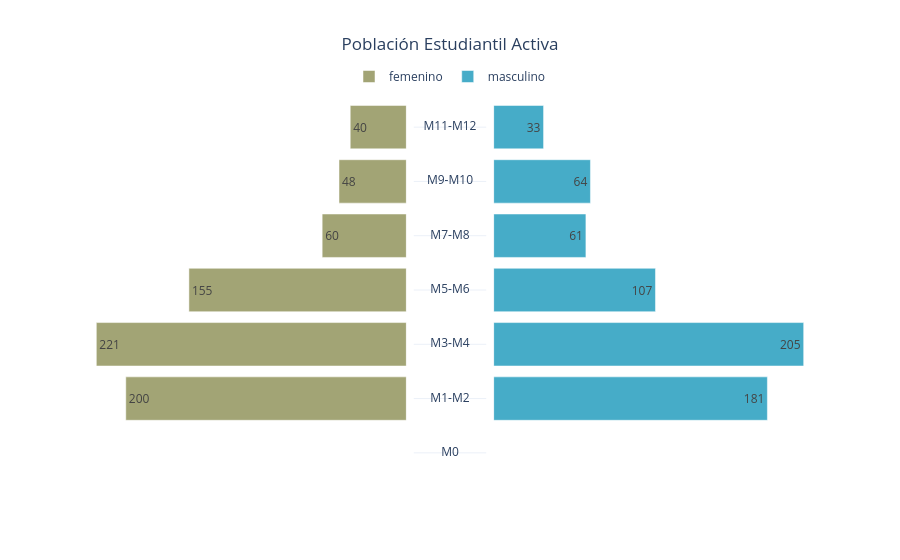

Source (notebook cell):
### Code cell
import plotly.graph_objects as go
from plotly.subplots import make_subplots

# 1. Prepare Data (same logic as before)
df = central_estados_calac_crt.copy()
def get_academic_group(month):
    if month == 0: return "M0"
    idx = (month - 1) // 2
    return f"M{2*idx+1}-M{2*idx+2}"

df['month_group'] = df['month'].apply(get_academic_group)
pyramid_df = df.groupby(['month_group', 'genero'])['ai'].sum().unstack().fillna(0)

all_possible_groups = ["M0", "M1-M2", "M3-M4", "M5-M6", "M7-M8", "M9-M10", "M11-M12"]
existing_order = [g for g in all_possible_groups if g in pyramid_df.index]
pyramid_df = pyramid_df.reindex(existing_order)

genders = pyramid_df.columns
colors = ["#A2A475", "#46ACC8"]

# 2. Create Subplots: [Left Bar, Center Text, Right Bar]
# Column widths: Left and Right get 45%, Center gets 10%
fig = make_subplots(rows=1, cols=3, 
                    shared_yaxes=True, 
                    column_widths=[0.45, 0.1, 0.45],
                    horizontal_spacing=0.01)

# Left Side (Gender 1)
fig.add_trace(go.Bar(
    y=pyramid_df.index,
    x=-pyramid_df[genders[0]],
    orientation='h',
    name=str(genders[0]),
    marker_color=colors[0],
    text=pyramid_df[genders[0]].astype(int),
    textposition='auto',
    hovertemplate=f"{genders[0]}: %{{text}}<extra></extra>"
), row=1, col=1)

# Right Side (Gender 2)
fig.add_trace(go.Bar(
    y=pyramid_df.index,
    x=pyramid_df[genders[1]],
    orientation='h',
    name=str(genders[1]),
    marker_color=colors[1],
    text=pyramid_df[genders[1]].astype(int),
    textposition='auto',
    hovertemplate=f"{genders[1]}: %{{text}}<extra></extra>"
), row=1, col=3)

# 3. Add Centered Labels (Middle Column)
fig.add_trace(go.Scatter(
    y=pyramid_df.index,
    x=[0] * len(pyramid_df),
    mode="text",
    text=pyramid_df.index,
    textposition="middle center",
    showlegend=False,
    hoverinfo='none'
), row=1, col=2)

# 4. Refine Layout
fig.update_layout(
    title_text="Población Estudiantil Activa",
    title_x=0.5,
    template='plotly_white',
    bargap=0.2,
    xaxis=dict(showticklabels=False, showgrid=False, zeroline=False), # Hide left grid
    xaxis2=dict(showticklabels=False, showgrid=False, zeroline=False), # Hide center grid
    xaxis3=dict(showticklabels=False, showgrid=False, zeroline=False), # Hide right grid
    yaxis=dict(showticklabels=False, showgrid=False, zeroline=False), # Hide Y labels (using center instead)
    legend=dict(orientation="h", y=1.1, x=0.5, xanchor="center")
)

fig.show()

### Figure 1 — Plotly figure (JSON) as saved in the notebook; plotly's stock layout.template omitted (floating-point values rounded to 4 significant figures)
{"data": [{"hovertemplate": "femenino: %{text}<extra></extra>", "marker": {"color": "#A2A475"}, "name": "femenino", "orientation": "h", "text": [0.0, 200.0, 221.0, 155.0, 60.0, 48.0, 40.0], "textposition": "auto", "type": "bar", "x": [0, -200, -221, -155, -60, -48, -40], "xaxis": "x", "y": ["M0", "M1-M2", "M3-M4", "M5-M6", "M7-M8", "M9-M10", "M11-M12"], "yaxis": "y"}, {"hovertemplate": "masculino: %{text}<extra></extra>", "marker": {"color": "#46ACC8"}, "name": "masculino", "orientation": "h", "text": [0.0, 181.0, 205.0, 107.0, 61.0, 64.0, 33.0], "textposition": "auto", "type": "bar", "x": [0, 181, 205, 107, 61, 64, 33], "xaxis": "x3", "y": ["M0", "M1-M2", "M3-M4", "M5-M6", "M7-M8", "M9-M10", "M11-M12"], "yaxis": "y3"}, {"hoverinfo": "none", "mode": "text", "showlegend": false, "text": ["M0", "M1-M2", "M3-M4", "M5-M6", "M7-M8", "M9-M10", "M11-M12"], "textposition": "middle center", "type": "scatter", "x": [0, 0, 0, 0, 0, 0, 0], "xaxis": "x2", "y": ["M0", "M1-M2", "M3-M4", "M5-M6", "M7-M8", "M9-M10", "M11-M12"], "yaxis": "y2"}], "layout": {"bargap": 0.2, "legend": {"orientation": "h", "x": 0.5, "xanchor": "center", "y": 1.1}, "title": {"text": "Población Estudiantil Activa", "x": 0.5}, "xaxis": {"anchor": "y", "domain": [0, 0.441], "showgrid": false, "showticklabels": false, "zeroline": false}, "xaxis2": {"anchor": "y2", "domain": [0.451, 0.549], "showgrid": false, "showticklabels": false, "zeroline": false}, "xaxis3": {"anchor": "y3", "domain": [0.559, 1], "showgrid": false, "showticklabels": false, "zeroline": false}, "yaxis": {"anchor": "x", "domain": [0, 1], "showgrid": false, "showticklabels": false, "zeroline": false}, "yaxis2": {"anchor": "x2", "domain": [0, 1], "matches": "y", "showticklabels": false}, "yaxis3": {"anchor": "x3", "domain": [0, 1], "matches": "y", "showticklabels": false}}}
